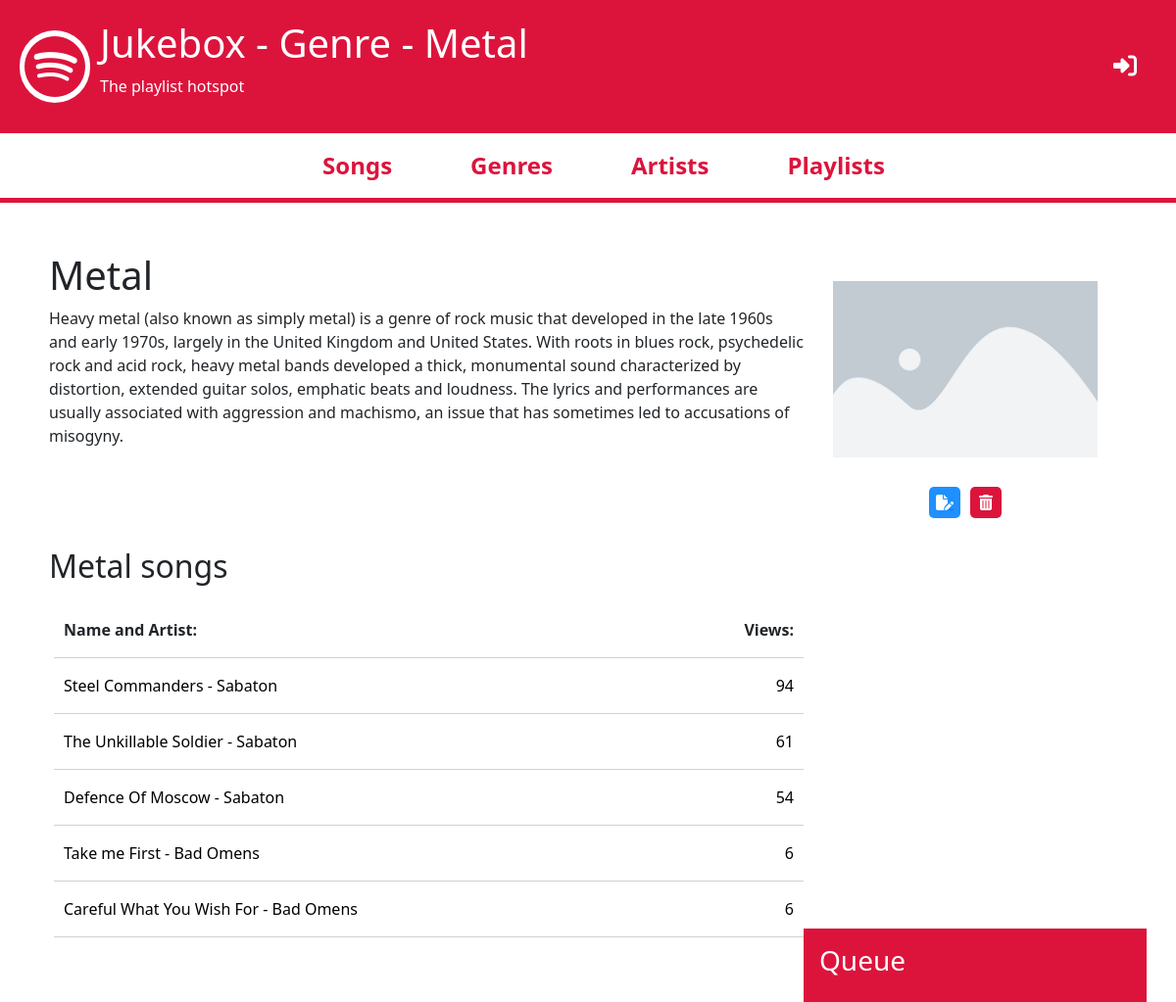
The app's page /genre/6/, older data.
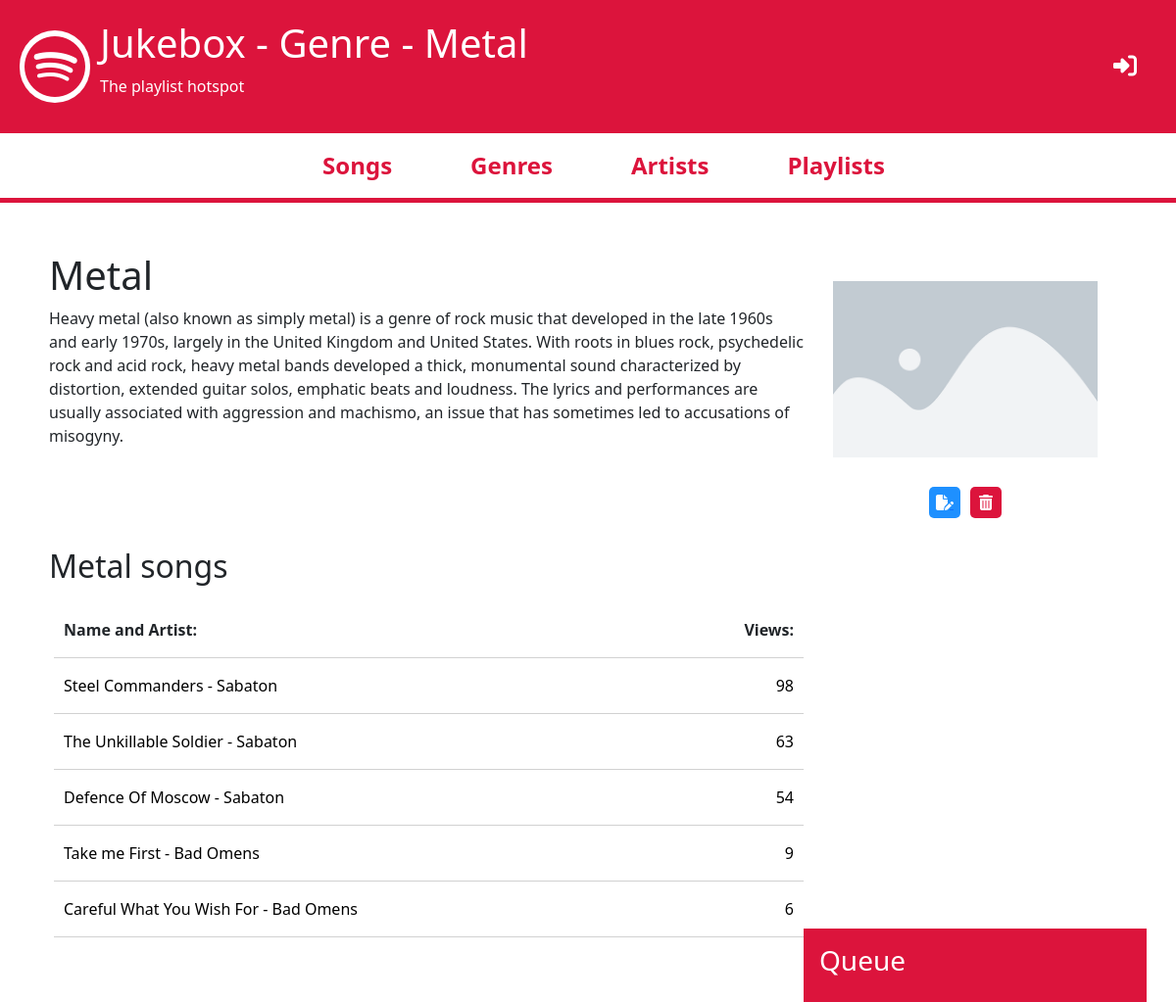
The same page, newer data.
### song/models.py (models this page shows, shortened)
class Song(models.Model):
    name = models.CharField(max_length=30)
    link = models.CharField(max_length=11)
    duration = models.DurationField(default=timedelta(days=0,seconds=0,microseconds=0))
    views = models.IntegerField(default=0, editable=False)
    dateAdded = models.DateField(default=timezone.now, editable=False)
    artist = models.ForeignKey(Artist, on_delete=models.CASCADE)
    genre = models.ManyToManyField(Genre)
    def get_absolute_url(self):
        return reverse("song_detail", kwargs={"song_id": self.id})

### artist/models.py (models this page shows, shortened)
class Artist(models.Model):
    name = models.CharField(max_length=30, unique=True)
    description = models.TextField()
    image = models.ImageField(upload_to='images/artists/', default='/images/default/placeholder.png')
    clicks = models.IntegerField(editable = False, default = 0)
    def __str__(self):
        return self.name

### genre/views.py (the view)
# urls.py: path('genre/<int:genre_id>/', genre_detail_view, name='genre_detail'),
def genre_detail_view(request, genre_id):
    obj = get_object_or_404(Genre, id=genre_id)
    obj.clicks += 1
    obj.save()
    songs = obj.song_set.all()
    songs = sorted(songs, key = lambda x: x.views, reverse = True)
    context = {
        'page_title': f"Genre - {obj.name}",
        'object': obj,
        'song_list': songs,
    }
    return render(request, 'genre/genre_detail.html', context)

### genre/models.py (called while the page is built)
    def get_absolute_url(self):
        return reverse("genre_detail", kwargs={"genre_id": self.id})

### genre/templates/genre/genre_detail.html
{% extends 'base.html' %}
{% block content %}
<div class="detail_container">
    <div class="detail_left_column">
        <h1 class="detail_name">
            {{ object.name }}
        </h1>
        <p>
            {{ object.description }}
        </p>
    </div>
    <div class="detail_right_column">
        <img src="{{ object.image.url }}" alt="{{ object.name }} logo">
        <div class="edit_controls_container">
            <div>
                <a href="{{ object.get_absolute_url }}edit/" class='edit crud_buttons'>
                    <i class="fa-solid fa-file-pen"></i>
                </a>
            </div>
            <div>
                <a href="{{ object.get_absolute_url }}delete/" class='delete crud_buttons'>
                    <i class="fa-solid fa-trash-can"></i>
                </a>
            </div>
        </div>
    </div>
    <div class="detail_songs">
        <h2>
            {{ object.name }} songs
        </h2>
        <ul class='detail_song_list'>
            <li class='detail_song_list_item'>
                <p>
                    <b>
                        Name and Artist:
                    </b>
                </p>
                <p>
                    <b>
                        Views:
                    </b>
                </p>
            </li>
            {% for song in song_list %}
            <a href="{{ song.get_absolute_url }}" class='detail_song_list_link'>
                <li class='detail_song_list_item'>
                    <p>
                        {{ song.name }} - {{ song.artist }}
                    </p>
                    <p>
                        {{ song.views }}
                    </p>
                </li>
            </a>
            {% endfor %}
        </ul>
    </div>
</div>
{% endblock %}

Row changes from the older to the newer data that the page shows:
changed Song "Steel Commanders": views "94" → "98"
changed Song "The Unkillable Soldier": views "61" → "63"
changed Song "Take me First": views "6" → "9"
